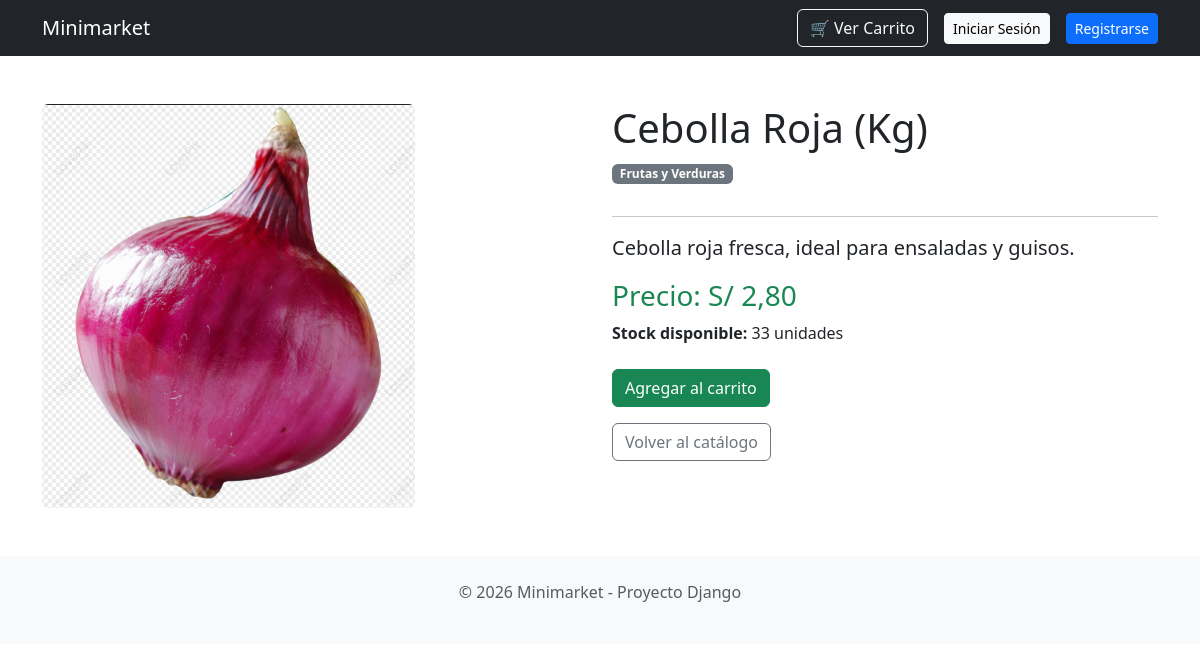
Screenshot of /producto/3/ with the database file from the repository.
### apps/catalogo/models.py (models this page shows, shortened)
class Producto(models.Model):
    categoria = models.ForeignKey(Categoria, on_delete=models.CASCADE, related_name='productos')
    nombre = models.CharField(max_length=200)
    descripcion = models.TextField()
    precio = models.DecimalField(max_digits=10, decimal_places=2)
    stock = models.IntegerField(default=0)
    stock_reservado = models.IntegerField(default=0)
    imagen = models.ImageField(upload_to='productos/', blank=True, null=True)
    disponible = models.BooleanField(default=True)
    @property
    def stock_disponible(self):
        return self.stock - self.stock_reservado

class Categoria(models.Model):
    nombre = models.CharField(max_length=100, unique=True)
    descripcion = models.TextField(blank=True, null=True)

### apps/catalogo/views.py (the view)
# urls.py: path('producto/<int:producto_id>/', views.producto_detail, name='detalle_producto'),
def producto_detail(request, producto_id):
    producto = get_object_or_404(Producto, id=producto_id, disponible=True)
    carrito = Carrito(request)
    cantidad_en_carrito = 0
    item = carrito.carrito.get(str(producto.id))
    if item:
        cantidad_en_carrito = item['cantidad']
    return render(request, 'catalogo/detalle.html', {
        'producto': producto,
        'cantidad_en_carrito': cantidad_en_carrito # <-- Enviamos la cantidad a la plantilla
    })

### apps/catalogo/templates/catalogo/detalle.html (shortened to what this page needs)
{% extends "catalogo/base.html" %}
{% block content %}
<div class="row mt-5">
    <div class="col-md-6">
        {% if producto.imagen %}
        <img src="{{ producto.imagen.url }}" class="img-fluid rounded" alt="{{ producto.nombre }}">
        {% endif %}
    </div>
    <div class="col-md-6">
        <h1>{{ producto.nombre }}</h1>
        <p class="badge bg-secondary">{{ producto.categoria.nombre }}</p>
        <hr>
        <p class="lead">{{ producto.descripcion }}</p>
        <h3 class="text-success">Precio: S/ {{ producto.precio }}</h3>
        <p><strong>Stock disponible:</strong> {{ producto.stock_disponible }} unidades</p>
        <div class="mt-4">
            {% if cantidad_en_carrito == 0 %}
                <a href="{% url 'pedidos:agregar_carrito' producto.id %}" class="btn btn-success">
                    Agregar al carrito
                </a>
            {% endif %}
        </div>
        <a href="{% url 'catalogo:lista_productos' %}" class="btn btn-outline-secondary mt-3">Volver al catálogo</a>
    </div>
</div>
{% endblock %}

### rows the page displays
Producto: imagen (picture), nombre "Cebolla Roja (Kg)", categoria.nombre "Frutas y Verduras", descripcion "Cebolla roja fresca, ideal para ensaladas y guisos.", precio "2,80", stock_disponible "33"
